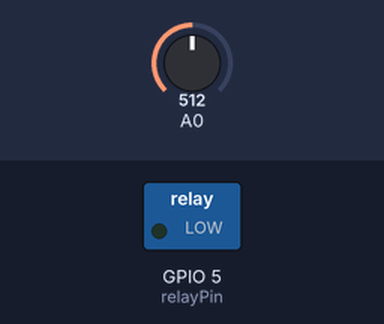
A sketch run on a simulated ESP8266 (NodeMCU). Parts: switched loads named in the sketch (green lamp = pin HIGH). Inputs (shaded band) come from the test bench; at power-on: A0 = 512. WiFi joins after 1.5 s; servers stay silent unless stated; what the sketch prints to the serial monitor is not drawn.

Above: at 4.0 s.
At 34.0 s:
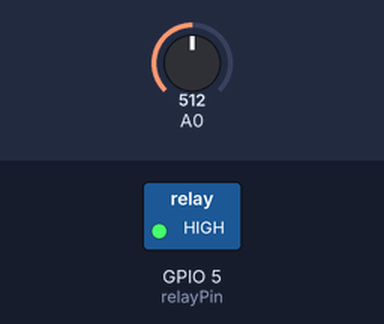
Timing chart, 0 to 79.5 s (numbered marks = the images above):
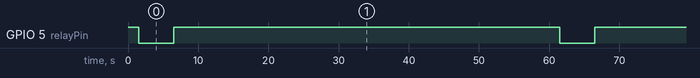

Measured:
- by itself, GPIO 5 (relayPin): alternates HIGH for 55.0 s and LOW for 5.0 s

The sketch:

FinalCode.ino
```cpp
#include <Arduino.h>

#if defined(ESP32)
#include <WiFi.h>
#elif defined(ESP8266)
#include <ESP8266WiFi.h>
#endif

#include <Firebase_ESP_Client.h>

// Provide the token generation process info.
#include "addons/TokenHelper.h"
// Provide the RTDB payload printing info and other helper functions.
#include "addons/RTDBHelper.h"

// Insert your network credentials
#define WIFI_SSID "Haitomns Groups"
#define WIFI_PASSWORD "12345678"

// Insert Firebase project API Key and URL
#define DATABASE_URL "https://phulbari-haitomns-default-rtdb.asia-southeast1.firebasedatabase.app"
#define API_KEY "AIzaSyAx-Oh4TzU5QQfKk2mPsF47fWLyeSW4GCs"

// Define the analog pin for the soil moisture sensor
const int soilMoisturePin = 34;  // Adjust to the correct pin
// Define the pin for the relay
const int relayPin = 5; // GPIO 5 corresponds to D5 on some ESP32 boards

// Define Firebase Data object
FirebaseData fbdo;
FirebaseAuth auth;
FirebaseConfig config;

// Interval set to 15 minutes in milliseconds
unsigned long sendDataPrevMillis = 0;
const unsigned long sendInterval = 60000; // 15 minutes in milliseconds
bool signupOK = false;

void setup() {
  Serial.begin(115200);

  // Set relay pin as output
  pinMode(relayPin, OUTPUT);
  digitalWrite(relayPin, HIGH); // Turn off relay initially (assuming LOW triggers the relay)

  WiFi.begin(WIFI_SSID, WIFI_PASSWORD);
  Serial.print("Connecting to Wi-Fi");
  while (WiFi.status() != WL_CONNECTED) {
    Serial.print(".");
    delay(300);
  }
  Serial.println();
  Serial.print("Connected with IP: ");
  Serial.println(WiFi.localIP());
  Serial.println();

  // Assign the API key and RTDB URL
  config.api_key = API_KEY;
  config.database_url = DATABASE_URL;

  // Sign up for Firebase
  if (Firebase.signUp(&config, &auth, "", "")) {
    Serial.println("Sign-up successful");
    signupOK = true;
  } else {
    Serial.printf("Sign-up error: %s\n", config.signer.signupError.message.c_str());
  }

  // Assign the callback function for the token generation
  config.token_status_callback = tokenStatusCallback;  // see addons/TokenHelper.h

  // Initialize Firebase
  Firebase.begin(&config, &auth);
  Firebase.reconnectWiFi(true);
}

void loop() {
  // Check if Firebase is ready and it’s time to water the plant
  if (Firebase.ready() && signupOK && (millis() - sendDataPrevMillis > sendInterval || sendDataPrevMillis == 0)) {
    sendDataPrevMillis = millis();

    // Read the soil moisture value
    int soilMoistureValue = analogRead(soilMoisturePin);

    // Print the soil moisture value to the Serial Monitor
    Serial.print("Soil Moisture Value: ");
    Serial.println(soilMoistureValue);

    // Water the plant for 30 seconds
    digitalWrite(relayPin, LOW); // Turn on relay to water the plant
    Serial.println("Watering the plant for 30 seconds...");
    delay(5000); // Water for 30 seconds
    digitalWrite(relayPin, HIGH); // Turn off the relay
    Serial.println("Watering completed.");

    // Create a unique path using the push() function to auto-generate a unique key
    String path = "/wateringData/";

    // Create a JSON object to hold the data
    FirebaseJson json;
    json.set("wateringDuration", 30); // Send the watering duration (in seconds)
    json.set("timestamp/.sv", "timestamp"); // Firebase's server-side timestamp

    // Send watering data to Firebase
    if (Firebase.RTDB.pushJSON(&fbdo, path.c_str(), &json)) {
      Serial.println("Watering data sent successfully to Firebase");
      Serial.println("PATH: " + fbdo.dataPath());
      Serial.println("TYPE: " + fbdo.dataType());
    } else {
      Serial.println("Failed to send watering data");
      Serial.println("REASON: " + fbdo.errorReason());
    }

    // Also send soil moisture data as before
    path = "/sensorData/";
    json.clear();
    json.set("soilMoisture", soilMoistureValue);
    json.set("timestamp/.sv", "timestamp"); // Firebase's server-side timestamp

    // Send soil moisture data to Firebase
    if (Firebase.RTDB.pushJSON(&fbdo, path.c_str(), &json)) {
      Serial.println("Soil moisture data sent successfully to Firebase");
      Serial.println("PATH: " + fbdo.dataPath());
      Serial.println("TYPE: " + fbdo.dataType());
    } else {
      Serial.println("Failed to send soil moisture data");
      Serial.println("REASON: " + fbdo.errorReason());
    }
  }
}
```
